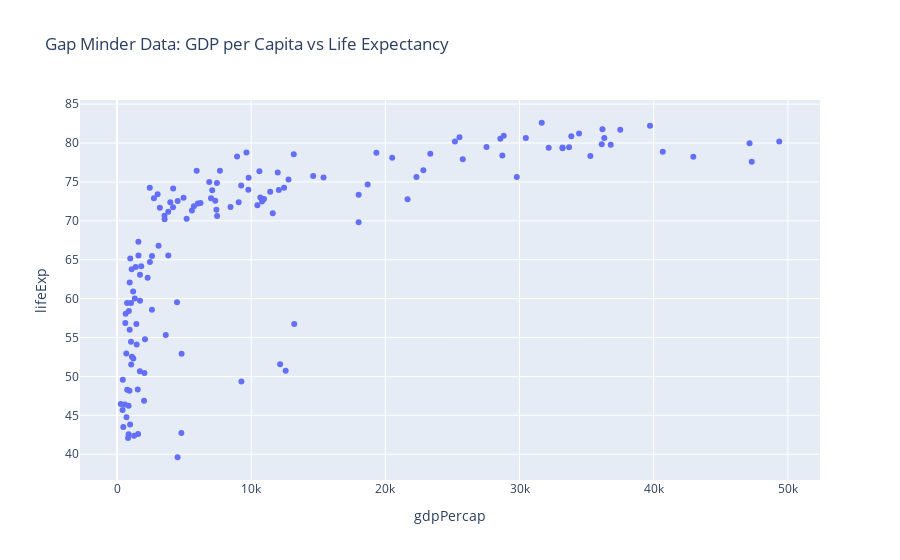

The notebook cell this image was saved under:
### Markdown cell above
2. Add a title to your chart by passing the input `title`

### Code cell
fig = px.scatter(df, x='gdpPercap', y ='lifeExp', title='Gap Minder Data: GDP per Capita vs Life Expectancy')
fig.show()

### Figure 1 — Plotly figure (JSON) as saved in the notebook; plotly's stock layout.template omitted (floating-point values rounded to 4 significant figures; data arrays with more than 128 entries replaced by an {"elided": "..."} marker saying what was removed)
{"data": [{"hovertemplate": "gdpPercap=%{x}<br>lifeExp=%{y}<extra></extra>", "legendgroup": "", "marker": {"color": "#636efa", "symbol": "circle"}, "mode": "markers", "name": "", "orientation": "v", "showlegend": false, "type": "scatter", "x": {"elided": "142 float values"}, "xaxis": "x", "y": {"elided": "142 float values"}, "yaxis": "y"}], "layout": {"legend": {"tracegroupgap": 0}, "title": {"text": "Gap Minder Data: GDP per Capita vs Life Expectancy"}, "xaxis": {"anchor": "y", "domain": [0, 1], "title": {"text": "gdpPercap"}}, "yaxis": {"anchor": "x", "domain": [0, 1], "title": {"text": "lifeExp"}}}}
